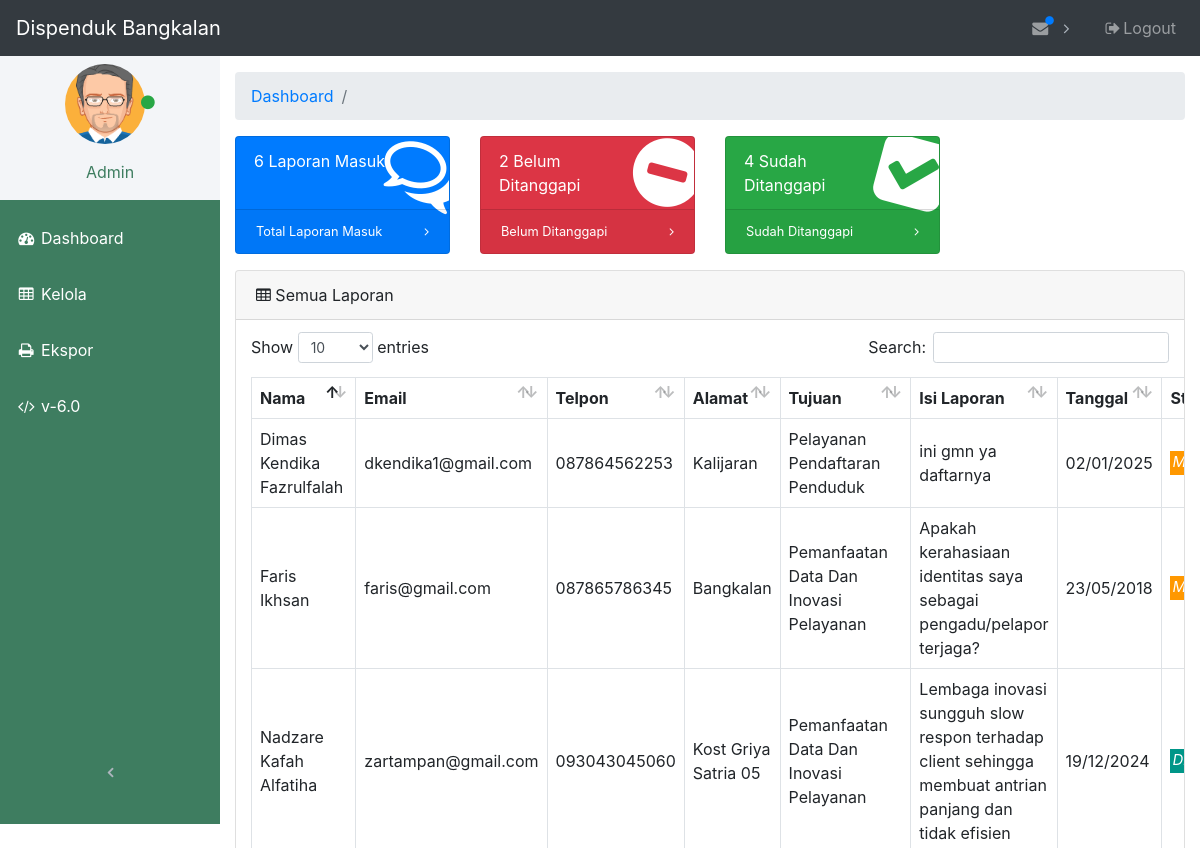
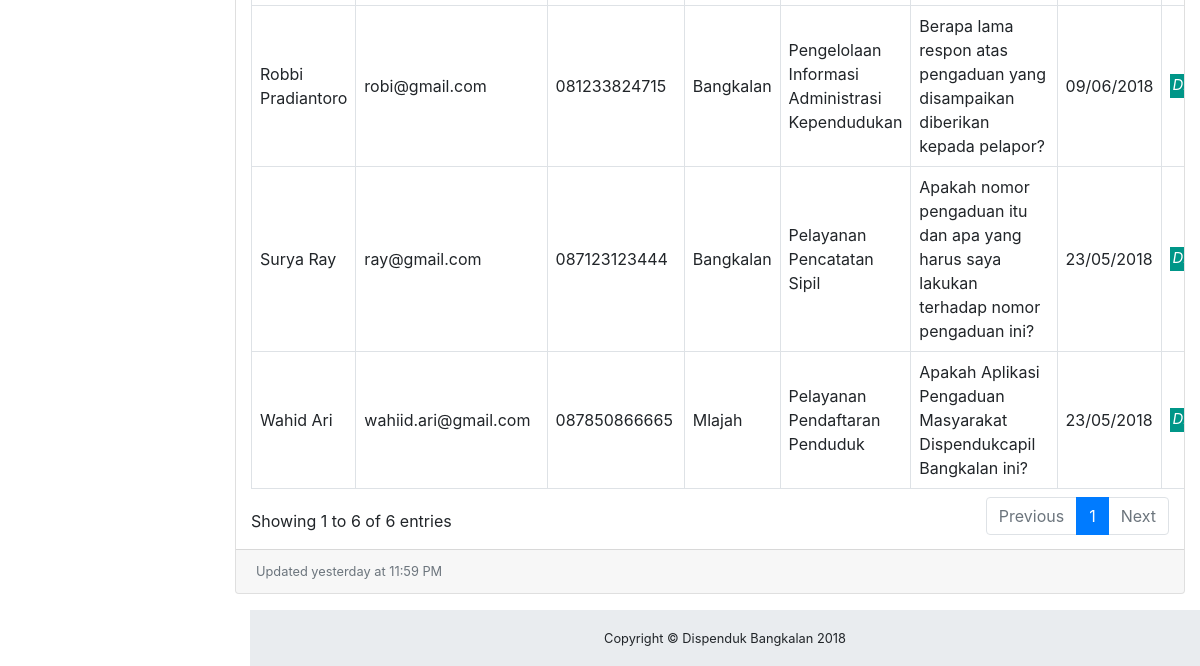
/admin/dashboard.php, run on an earlier commit of the app's database (2 pictures, top to bottom).
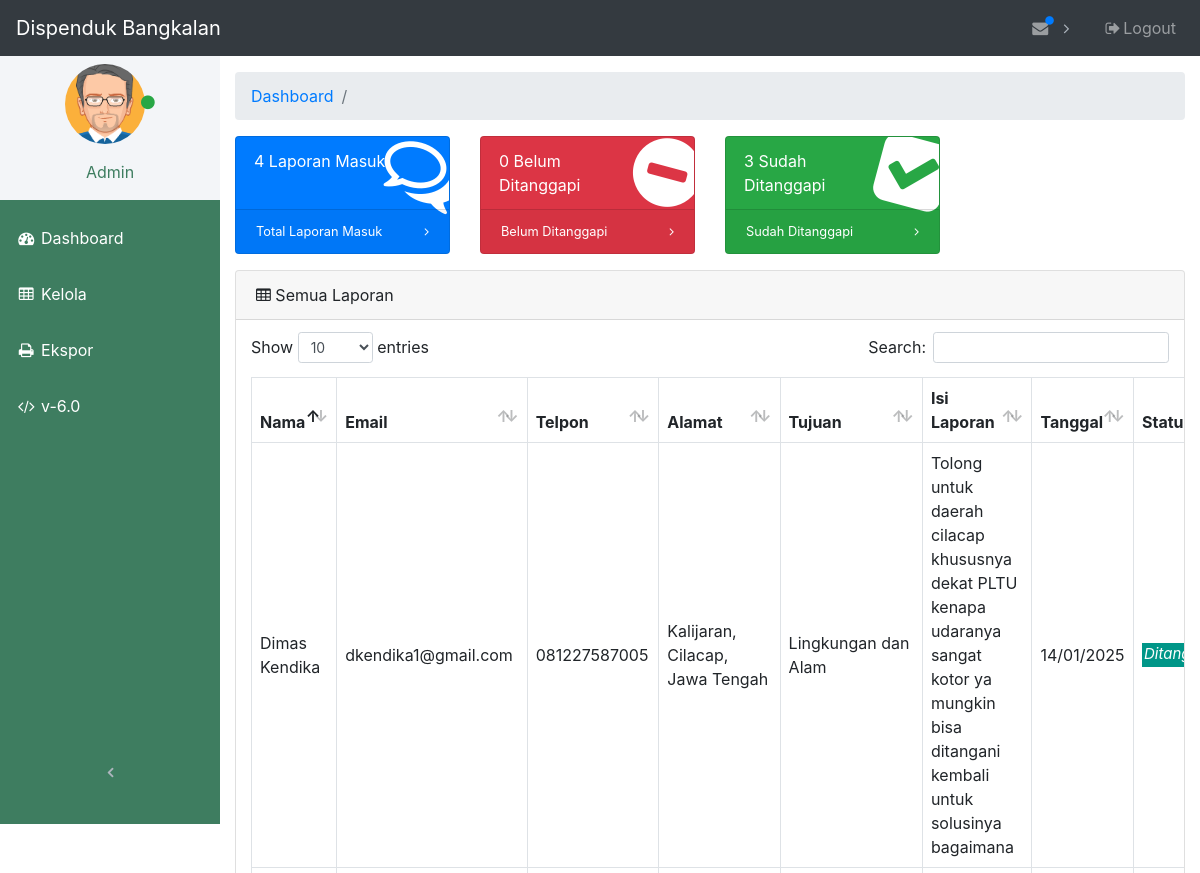
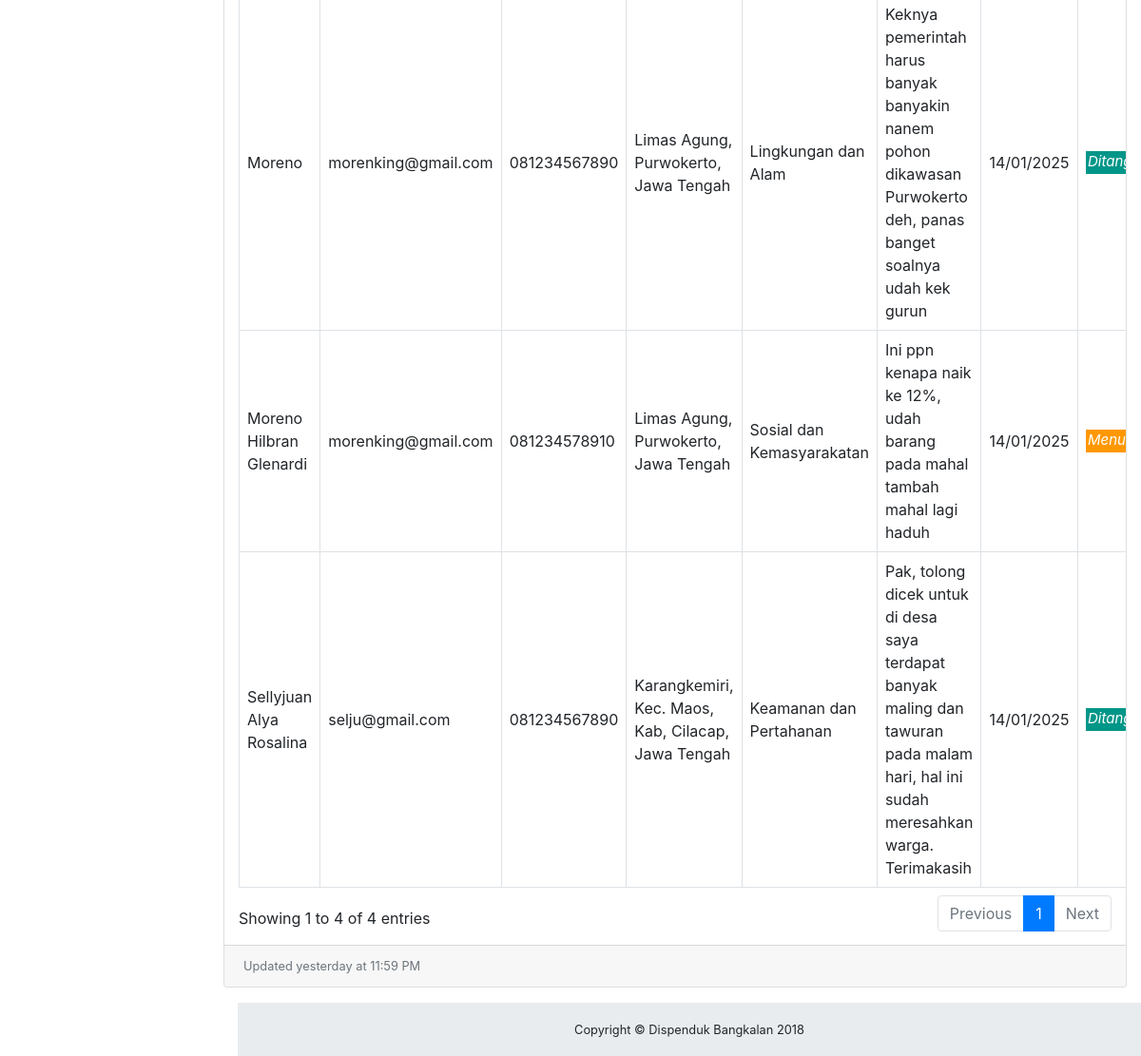
And on a later commit of the database (2 pictures, top to bottom).
### tables this page shows
CREATE TABLE `laporan` (
  `id` int(11) NOT NULL,
  `nama` varchar(64) NOT NULL,
  `email` varchar(64) NOT NULL,
  `telpon` varchar(12) NOT NULL,
  `alamat` varchar(256) NOT NULL,
  `tujuan` int(11) NOT NULL,
  `isi` varchar(2048) NOT NULL,
  `tanggal` timestamp NOT NULL DEFAULT current_timestamp() ON UPDATE current_timestamp(),
  `status` varchar(12) NOT NULL,
  `upvotes` int(11) DEFAULT 0,
  `downvotes` int(11) DEFAULT 0,
  `likes` int(11) NOT NULL DEFAULT 0,
  `unlikes` int(11) NOT NULL DEFAULT 0
);

CREATE TABLE `divisi` (
  `id_divisi` int(11) NOT NULL,
  `nama_divisi` varchar(64) NOT NULL
);

### admin/dashboard.php (the view, shortened to what the changed rows need)
<?php
    require_once("database.php");
    global $total_laporan_masuk, $total_laporan_menunggu, $total_laporan_ditanggapi;
    if ($id_admin > 0) {
        foreach($db->query("SELECT COUNT(*) FROM laporan WHERE laporan.tujuan = $id_admin") as $row) {
            $total_laporan_masuk = $row['COUNT(*)'];
        }
        foreach($db->query("SELECT COUNT(*) FROM laporan WHERE status = \"Ditanggapi\" AND laporan.tujuan = $id_admin") as $row) {
            $total_laporan_ditanggapi = $row['COUNT(*)'];
        }
        foreach($db->query("SELECT COUNT(*) FROM laporan WHERE status = \"Menunggu\" AND laporan.tujuan = $id_admin") as $row) {
            $total_laporan_menunggu = $row['COUNT(*)'];
        }
    } else {
        foreach($db->query("SELECT COUNT(*) FROM laporan") as $row) {
            $total_laporan_masuk = $row['COUNT(*)'];
        }
        foreach($db->query("SELECT COUNT(*) FROM laporan WHERE status = \"Ditanggapi\"") as $row) {
            $total_laporan_ditanggapi = $row['COUNT(*)'];
        }
        foreach($db->query("SELECT COUNT(*) FROM laporan WHERE status = \"Menunggu\"") as $row) {
            $total_laporan_menunggu = $row['COUNT(*)'];
        }
    }
 ?>
<!DOCTYPE html>
<html lang="en">
<head>
    <link href="vendor/bootstrap/css/bootstrap.css" rel="stylesheet">
    <link href="vendor/font-awesome/css/font-awesome.min.css" rel="stylesheet" type="text/css">
    <link href="vendor/datatables/dataTables.bootstrap4.css" rel="stylesheet">
    <link href="css/admin.css" rel="stylesheet">
</head>
<body class="fixed-nav sticky-footer" id="page-top">
                    <?php
                        $statement = $db->query("SELECT * FROM laporan ORDER BY laporan.id DESC LIMIT 1");
                     ?>
    <div class="content-wrapper">
        <div class="container-fluid">
            <div class="row">
                <div class="col-xl-3 col-sm-6 mb-3">
                    <div class="card text-white bg-primary o-hidden h-100">
                        <div class="card-body">
                            <div class="card-body-icon">
                                <i class="fa fa-fw fa-comments-o"></i>
                            </div>
                            <div class="mr-5"><?php echo $total_laporan_masuk; ?> Laporan Masuk</div>
                        </div>
                    </div>
                </div>
                <div class="col-xl-3 col-sm-6 mb-3">
                    <div class="card text-white bg-danger o-hidden h-100">
                        <div class="card-body">
                            <div class="card-body-icon">
                                <i class="fa fa-fw fa-minus-circle"></i>
                            </div>
                            <div class="mr-5"><?php echo $total_laporan_menunggu; ?> Belum Ditanggapi</div>
                        </div>
                    </div>
                </div>
                <div class="col-xl-3 col-sm-6 mb-3">
                    <div class="card text-white bg-success o-hidden h-100">
                        <div class="card-body">
                            <div class="card-body-icon">
                                <i class="fa fa-fw fa-check-square"></i>
                            </div>
                            <div class="mr-5"><?php echo $total_laporan_ditanggapi; ?> Sudah Ditanggapi</div>
                        </div>
                    </div>
                </div>
            </div>
            <div class="card mb-3">
                <div class="card-body">
                    <div class="table-responsive">
                        <table class="table table-bordered" id="dataTable" width="100%" cellspacing="0">
                            <thead>
                                <tr>
                                    <th>Nama</th>
                                    <th>Email</th>
                                    <th>Telpon</th>
                                    <th>Alamat</th>
                                    <th>Tujuan</th>
                                    <th>Isi Laporan</th>
                                    <th>Tanggal</th>
                                    <th class="sorting_asc_disabled sorting_desc_disabled">Status</th>
                                </tr>
                            </thead>
                            <tbody>
                                <?php
                            if ($id_admin > 0) {
                                $statement = $db->query("SELECT * FROM laporan, divisi WHERE laporan.tujuan = divisi.id_divisi AND laporan.tujuan = $id_admin ORDER BY laporan.id DESC");
                            } else {
                                $statement = $db->query("SELECT * FROM laporan, divisi WHERE laporan.tujuan = divisi.id_divisi ORDER BY laporan.id DESC");
                            }
                            foreach ($statement as $key ) {
                                $mysqldate = $key['tanggal'];
                                $phpdate = strtotime($mysqldate);
                                $tanggal = date( 'd/m/Y', $phpdate);
                                $status  = $key['status'];
                                if($status == "Ditanggapi") {
                                    $style_status = "<p style=\"background-color:#009688;color:#fff;padding-left:2px;padding-right:2px;padding-bottom:2px;margin-top:16px;font-size:15px;font-style:italic;\">Ditanggapi</p>";
                                } else {
                                    $style_status = "<p style=\"background-color:#FF9800;color:#fff;padding-left:2px;padding-right:2px;padding-bottom:2px;margin-top:16px;font-size:15px;font-style:italic;\">Menunggu</p>";
                                }
                                ?>
                                <tr>
                                    <td><?php echo $key['nama']; ?></td>
                                    <td><?php echo $key['email']; ?></td>
                                    <td><?php echo $key['telpon']; ?></td>
                                    <td><?php echo $key['alamat']; ?></td>
                                    <td><?php echo $key['nama_divisi']; ?></td>
                                    <td><?php echo $key['isi']; ?></td>
                                    <td><?php echo $tanggal; ?></td>
                                    <td><?php echo $style_status; ?></td>
                                </tr>
                                <?php
                            }
                            ?>
                            </tbody>
                        </table>
                    </div>
                </div>
            </div>
        </div>
    </div>
</body>
</html>

What changed in the data, as far as the page shows it:
removed laporan: nama "Dimas Kendika Fazrulfalah", email "dkendika1@gmail.com", telpon "087864562253", alamat "Kalijaran", tujuan.nama_divisi "Pelayanan Pendaftaran Penduduk", isi "ini gmn ya daftarnya", tanggal "02/01/2025", status "Menunggu"
removed laporan: nama "Nadzare Kafah Alfatiha", email "zartampan@gmail.com", telpon "093043045060", alamat "Kost Griya Satria 05", tujuan.nama_divisi "Pemanfaatan Data Dan Inovasi Pelayanan", isi "Lembaga inovasi sungguh slow respon terhadap client sehingga membuat antrian panjang dan tidak efisien", tanggal "19/12/2024", status "Ditanggapi"
removed laporan: nama "Robbi Pradiantoro", email "robi@gmail.com", telpon "081233824715", alamat "Bangkalan", tujuan.nama_divisi "Pengelolaan Informasi Administrasi Kependudukan", isi "Berapa lama respon atas pengaduan yang disampaikan diberikan kepada pelapor?", tanggal "09/06/2018", status "Ditanggapi"
removed laporan: nama "Faris Ikhsan", email "faris@gmail.com", telpon "087865786345", alamat "Bangkalan", tujuan.nama_divisi "Pemanfaatan Data Dan Inovasi Pelayanan", isi "Apakah kerahasiaan identitas saya sebagai pengadu/pelapor terjaga?", tanggal "23/05/2018", status "Menunggu"
removed laporan: nama "Surya Ray", email "ray@gmail.com", telpon "087123123444", alamat "Bangkalan", tujuan.nama_divisi "Pelayanan Pencatatan Sipil", isi "Apakah nomor pengaduan itu dan apa yang harus saya lakukan terhadap nomor pengaduan ini?", tanggal "23/05/2018", status "Ditanggapi"
removed laporan: nama "Wahid Ari", email "wahiid.ari@gmail.com", telpon "087850866665", alamat "Mlajah", tujuan.nama_divisi "Pelayanan Pendaftaran Penduduk", isi "Apakah Aplikasi Pengaduan Masyarakat Dispendukcapil Bangkalan ini?", tanggal "23/05/2018", status "Ditanggapi"
added laporan: nama "Dimas Kendika", email "dkendika1@gmail.com", telpon "081227587005", alamat "Kalijaran, Cilacap, Jawa Tengah", tujuan.nama_divisi "Lingkungan dan Alam", isi "Tolong untuk daerah cilacap khususnya dekat PLTU kenapa udaranya sangat kotor ya mungkin bisa ditangani kembali untuk solusinya bagaimana", tanggal "14/01/2025", status "Ditanggapi"
added laporan: nama "Moreno", email "morenking@gmail.com", telpon "081234567890", alamat "Limas Agung, Purwokerto, Jawa Tengah", tujuan.nama_divisi "Lingkungan dan Alam", isi "Keknya pemerintah harus banyak banyakin nanem pohon dikawasan Purwokerto deh, panas banget soalnya udah kek gurun", tanggal "14/01/2025", status "Ditanggapi"
added laporan: nama "Moreno Hilbran Glenardi", email "morenking@gmail.com", telpon "081234578910", alamat "Limas Agung, Purwokerto, Jawa Tengah", tujuan.nama_divisi "Sosial dan Kemasyarakatan", isi "Ini ppn kenapa naik ke 12%, udah barang pada mahal tambah mahal lagi haduh", tanggal "14/01/2025", status "Menunggu"
added laporan: nama "Sellyjuan Alya Rosalina", email "selju@gmail.com", telpon "081234567890", alamat "Karangkemiri, Kec. Maos, Kab, Cilacap, Jawa Tengah", tujuan.nama_divisi "Keamanan dan Pertahanan", isi "Pak, tolong dicek untuk di desa saya terdapat banyak maling dan tawuran pada malam hari, hal ini sudah meresahkan warga. Terimakasih", tanggal "14/01/2025", status "Ditanggapi"
Also different on the page:
$total_laporan_masuk: "6" → "4"
$total_laporan_menunggu: "2" → "0"
$total_laporan_ditanggapi: "4" → "3"
text written by a page script: "Show entries Search: Showing 1 to 6 of 6 entries Previous 1 Next" → "Show entries Search: Showing 1 to 4 of 4 entries Previous 1 Next"
